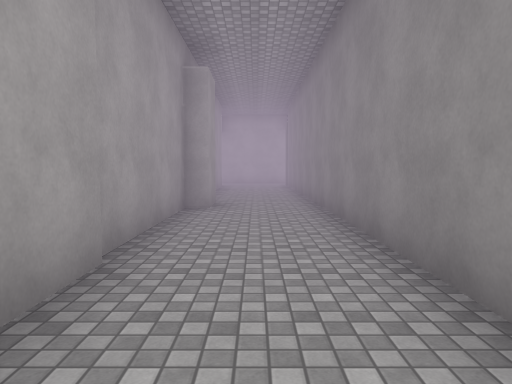
View 1 (above)

16 first-person views from a walk through a 3-D level made in the Unity game engine. The camera is 1.5 m above the floor, tilts 4° down and sees 70° across. The floor is counted in squares, 2 m on a side. Each view is taken from the middle of a square. On the plan, view 1 faces up. The plan holds only what a view shows up to about 11 squares ahead; the rest is blank. The place goes on beyond the plan. The player is left out. Surface patterns are stand-ins for the level's own textures.

View 2
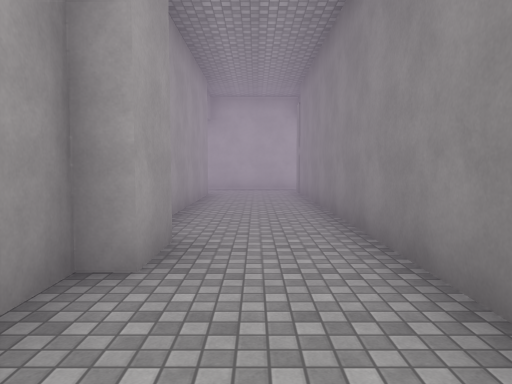

View 3
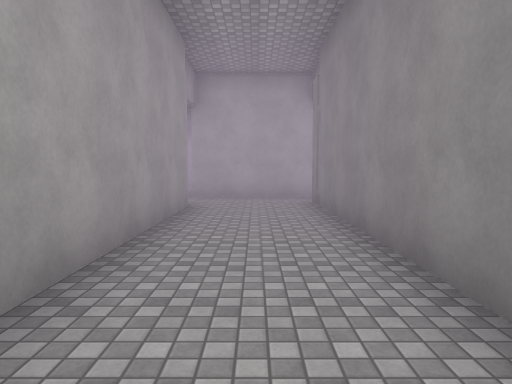

View 4
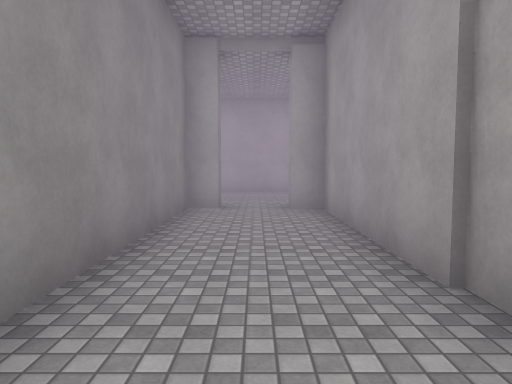

View 5
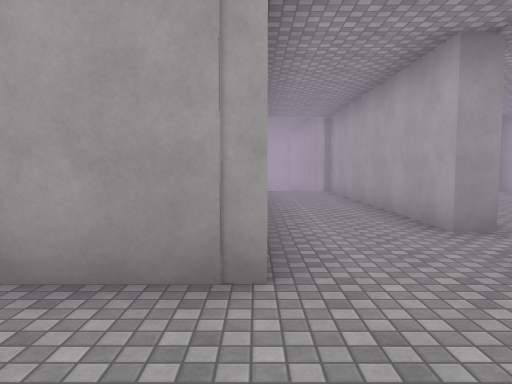

View 6
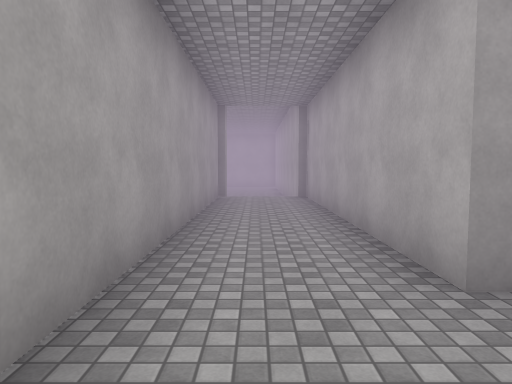

View 7
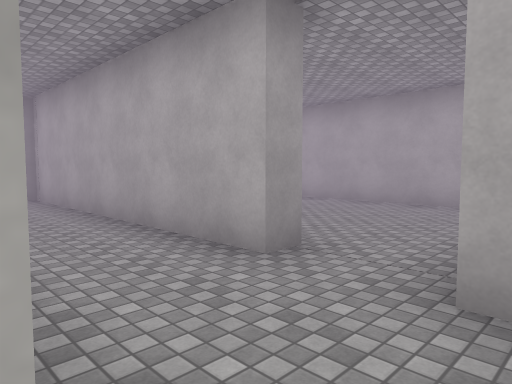

View 8
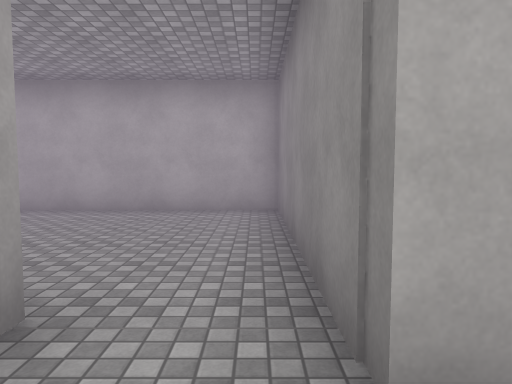

View 9
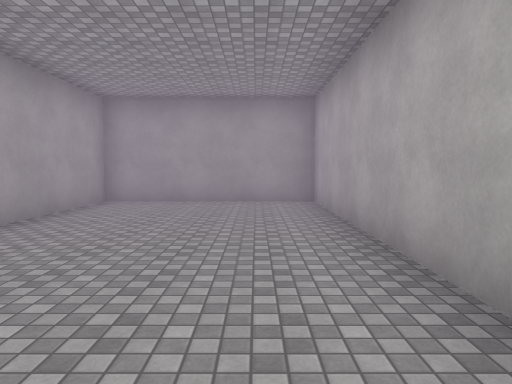

View 10
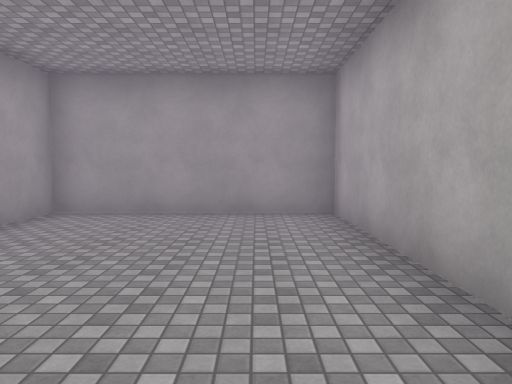

View 11
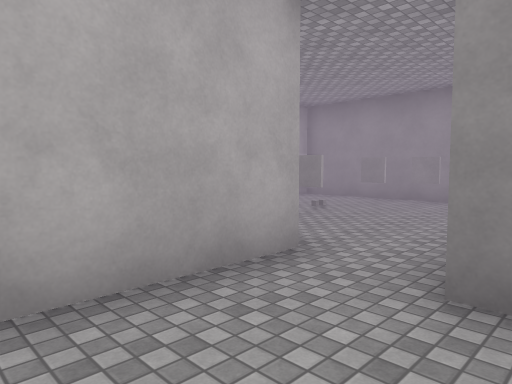

View 12
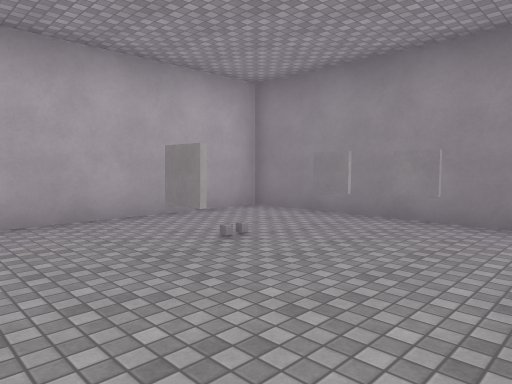

View 13
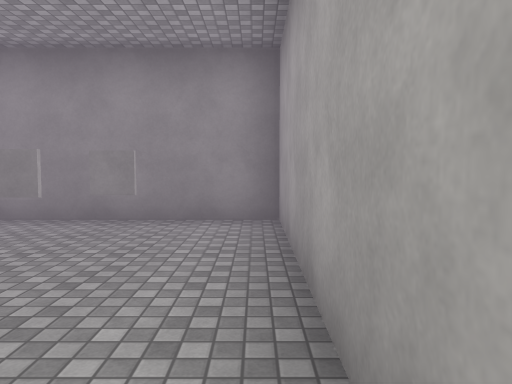

View 14
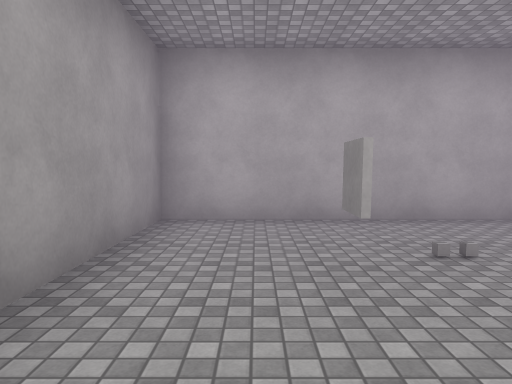

View 15
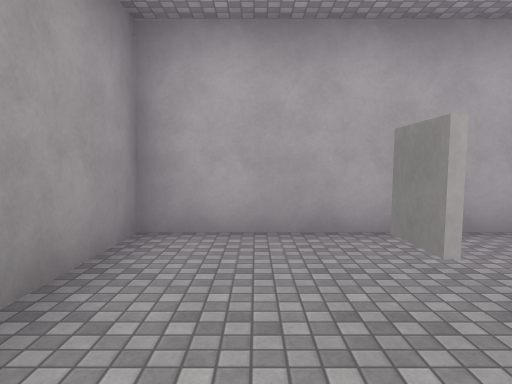

View 16
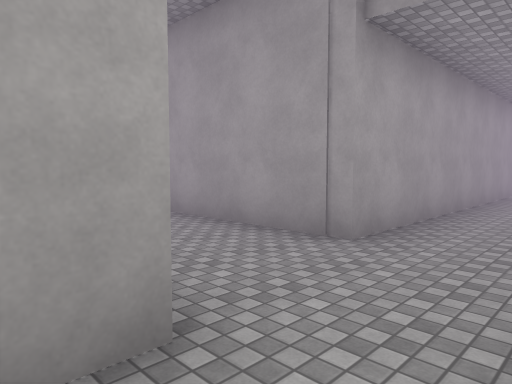

### Floor plan
Ten units are one square. View 1 is at (0, 0); x grows to the right and y downward. Boxes are objects, and circles mark ways between rooms. Rooms are numbered by the first view taken in them; rooms with no view inside come last. Other rooms are left out.
<svg viewBox="-105 -218 181 237">
<path fill="none" stroke="#000" d="M-8 -78 -8 -66 -13 -66 -13 14 -6 14M-13 -141 -13 -87M7 14 12 14 12 -147M17 -161 -16 -161M-31 -163 -100 -163M-100 -141 -13 -141M-31 -169 -31 -163M-16 -161 -16 -213 -98 -213 -98 -168 -65 -168M37 -171 37 -178M58 -171 58 -178M61 -162 61 -169M12 -147 71 -147 71 -201 17 -201 17 -169"/>
<circle cx="-20" cy="-150" r="3" fill="#2a7"/>
<circle cx="20" cy="-150" r="3" fill="#2a7"/>
<circle cx="-25" cy="-170" r="3" fill="#2a7"/>
<text x="0" y="-70">1</text>
<text x="-60" y="-160">2</text>
<text x="-50" y="-190">3</text>
<text x="40" y="-170">4</text>
</svg>
Room 1 opens to room 2. Room 1 opens to room 4. Room 2 opens to room 3.

Where each view was taken, in squares from view 1:
view 1: 0 up, 0 right, facing up
view 2: 4 up, 0 right, facing up
view 3: 7 up, 0 right, facing up
view 4: 5 up, 0 right, facing down
view 5: 14 up, 1 right, facing left
view 6: 15 up, 1 left, facing left
view 7: 14 up, 1 left, facing up-left
view 8: 15 up, 2 left, facing up
view 9: 20 up, 2 left, facing left
view 10: 20 up, 4 left, facing left
view 11: 14 up, 1 left, facing up-right
view 12: 15 up, 2 right, facing up-right
view 13: 15 up, 2 right, facing right
view 14: 15 up, 3 right, facing up
view 15: 16 up, 3 right, facing up
view 16: 16 up, 2 right, facing down-left
